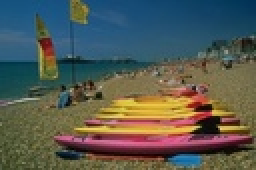
%> input picture lab6/fn.jpg, 128 x 85 px, shrunk from 384 x 256 before the run (shown 2 times larger)
$ octave kmeans.m   (GNU Octave 9; MATLAB toolbox functions it lacks are replaced by stand-ins)
%> lines starting %> are read from the running program, lines starting %| are printed output that depends on the picture
im = imread('fn.jpg');
%> im is the input picture: size 85x128x3 uint8; mean R, G, B 86.1, 90.4, 82.2
%im = imresize(im, 0.1, 'bicubic');
%im = imresize(im, 0.5, 'bicubic');
im = double(im)/ 255;
%> im: size 85x128x3 double

k = 3;
seed = 1;
rand('state', seed);
means = rand(k,3);

[rows, cols, b] = size(im);
%> rows = 85; cols = 128; b = 3

run = 0;
while run < 10
    labels = zeros(rows, cols);
    for r=1:rows
        for c=1:cols
            closetCluster = 0;
            closetDist = sqrt(2);
            for j=1:k
                px = im(r,c, :);
                cluster = means(j, :);
                dist = sqrt((cluster(1) - px(1))^2 + (cluster(2) - px(2))^2 + (cluster(3) - px(3))^2);
                if dist < closetDist
                    closetDist = dist;
                    closetCluster = j;
                end
            end
            labels(r,c) = closetCluster;
        end
    end
    for j=1:k
        n = length(find(labels == j));
        cluster = im .* repmat((labels == j), [1,1,3]);
        newX = sum(sum(cluster(:,:,1)))/ n;
        newY = sum(sum(cluster(:,:,2)))/ n;
        newZ = sum(sum(cluster(:,:,3)))/ n;
        means(j,:) = [newX, newY, newZ];
    end
run = run + 1;
end
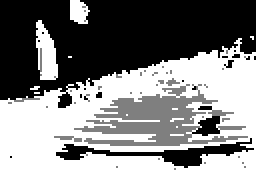
%> labels: size 85x128 double (shown 2 times larger); min 1, max 3, mean 1.98; drawn with min black and max white
%> after the loop, means = [0.14 0.294 0.381; 0.783 0.559 0.358; 0.424 0.363 0.252]; run = 10

R = zeros(rows, cols);
G = zeros(rows, cols);
B = zeros(rows, cols);
for j=1:k
    color = means(j,:);
    R(find(labels == j)) = color(1);
    G(find(labels == j)) = color(2);
    B(find(labels == j)) = color(3);
end
%> this loop made 3 passes
%> color on passes 1 to 3: [0.14 0.294 0.381], [0.783 0.559 0.358], [0.424 0.363 0.252]
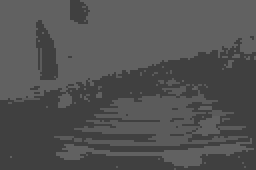
%> B: size 85x128 double (shown 2 times larger); min 0.252, max 0.381, mean 0.323
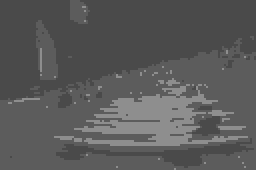
%> G: size 85x128 double (shown 2 times larger); min 0.294, max 0.559, mean 0.355
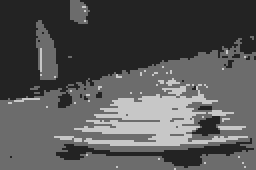
%> R: size 85x128 double (shown 2 times larger); min 0.14, max 0.783, mean 0.337

means

im(:,:,1) = R;
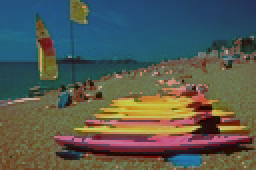
%> im: size 85x128x3 double (shown 2 times larger); mean R, G, B 0.337, 0.355, 0.323; mean of the top-left, top-right, bottom-left and bottom-right quarters 0.312, 0.31, 0.351, 0.379
im(:,:,2) = G;
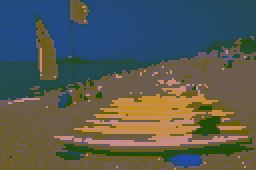
%> im: size 85x128x3 double (shown 2 times larger); mean R, G, B 0.337, 0.355, 0.323; mean of the top-left, top-right, bottom-left and bottom-right quarters 0.3, 0.306, 0.354, 0.392
im(:,:,3) = B;
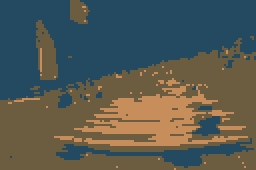
%> im: size 85x128x3 double (shown 2 times larger); mean R, G, B 0.337, 0.355, 0.323; mean of the top-left, top-right, bottom-left and bottom-right quarters 0.285, 0.297, 0.362, 0.407
im = uint8(im * 255);
%> im: size 85x128x3 uint8
imshow(im);
